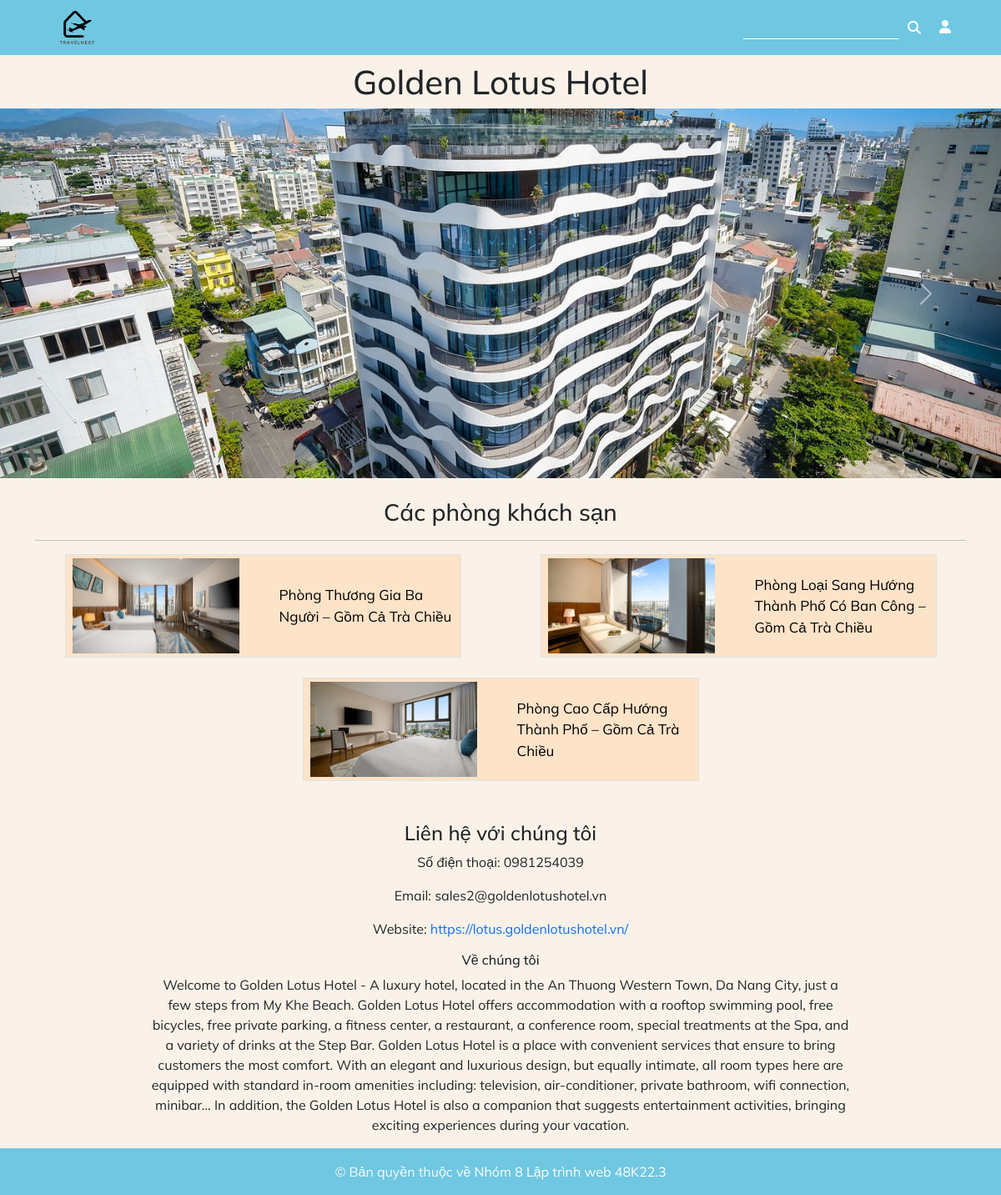
The page /hotel/golden-lotus-hotel/ on the database its author committed.
### booking/models.py (models this page shows, shortened)
class KhachSan(models.Model):
  chu_khach_san = models.OneToOneField(User, on_delete=models.CASCADE, limit_choices_to={'hoso__vai_tro': 'Khách sạn'})
  ten = models.CharField(max_length=150)
  slug = models.SlugField(max_length=150, blank=True, null=True)
  hinh_anh1 = models.ImageField(upload_to='hotel_images/')
  hinh_anh2 = models.ImageField(upload_to='hotel_images/')
  hinh_anh3 = models.ImageField(upload_to='hotel_images/')
  dia_chi = models.CharField(max_length=250)
  dien_thoai = models.CharField(max_length=10)
  website = models.URLField(max_length=255)
  email = models.EmailField(max_length=255)
  mo_ta = models.TextField()
  trang_thai = models.CharField(max_length=30, choices=[('Đang hoạt động', 'Đang hoạt đông'), ('Ngừng hoạt đông', 'Ngừng hoạt động')], default='Đang hoạt động')
  ngay_tao = models.DateField(auto_now_add=True)

class Phong(models.Model):
  ten = models.CharField(max_length=150)
  slug = models.SlugField(max_length=150, blank=True, null=True)
  khach_san = models.ForeignKey(KhachSan, on_delete=models.CASCADE, related_name='phongs')
  hinh_anh1 = models.ImageField(upload_to='room_images/')
  hinh_anh2 = models.ImageField(upload_to='room_images/')
  hinh_anh3 = models.ImageField(upload_to='room_images/')
  gia = models.DecimalField(max_digits=10, decimal_places=0)
  suc_chua = models.IntegerField()
  tien_nghi = models.ManyToManyField(TienNghi)
  mo_ta = models.TextField()
  trang_thai = models.BooleanField(default=True)

### booking/views.py (the view)
# urls.py: path('hotel/<slug:hotel_slug>/', hotel_detail, name='hotel_detail'),
def hotel_detail(request, hotel_slug):
  hotel = get_object_or_404(KhachSan, slug=hotel_slug)
  return render(request, 'hotel_detail.html', {'hotel': hotel})

### booking/context_processors.py (called while the page is built)
def relationship(request):
  cokhachsan = hasattr(request.user, 'khachsan')
  return {'cokhachsan': cokhachsan}

### templates/hotel_detail.html (shortened to what this page needs)
{% extends 'home.html' %}
{% load static %}
{% block css %}
<link rel="stylesheet" href="{% static 'css/hotel_detail.css' %}">
{% endblock %}
{% block content %}
<h1 class="text-center pt-2">{{ hotel.ten }}</h1>
<div id="carouselExampleRide" class="carousel slide" data-bs-ride="true">
  <div class="carousel-inner">
    <div class="carousel-item active">
    </div>
    <div class="carousel-item active">
      <img src="{{ hotel.hinh_anh3.url }}" style="aspect-ratio: 1248/461; overflow: hidden; object-fit: cover;" class="d-block w-100" alt="Slide 1">
    </div>
  </div>
  <button class="carousel-control-prev" type="button" data-bs-target="#carouselExampleRide" data-bs-slide="prev">
    <span class="carousel-control-prev-icon" aria-hidden="true"></span>
  </button>
  <button class="carousel-control-next" type="button" data-bs-target="#carouselExampleRide" data-bs-slide="next">
    <span class="carousel-control-next-icon" aria-hidden="true"></span>
  </button>
</div>
<br>
<h3 class="text-center">Các phòng khách sạn</h3>
<div class="container">
  <hr>
  <div class="row justify-content-around">
    {% for room in hotel.phongs.all %}
    <a href="{{ room.slug }}/" class="col-5 bg-hotel a-none d-flex justify-content-start border px-2 py-1 gap-5 mb-4" style="align-items: center;">
      <div class="room-img">
        <img src="{{ room.hinh_anh1.url }}" alt="Ảnh phòng">
      </div>
      <div class="room-name">{{ room.ten }}</div>
    </a>
    {% endfor %}
  </div>
</div>
<br>
<h4 class="text-center">Liên hệ với chúng tôi</h4>
<p class="text-center">Số điện thoại: {{ hotel.dien_thoai }}</p>
<p class="text-center">Email: {{ hotel.email }}</p>
<p class="text-center">Website: <a href="{{ hotel.website }}" target="_blank" class="a-none">{{ hotel.website }}</a></p>
<h6 class="text-center">Về chúng tôi</h6>
<div class="d-flex justify-content-center">
  <p class="text-center" style="width: 70%;">{{ hotel.mo_ta }}</p>
</div>
{% endblock %}

### templates/home.html (shortened to what this page needs)
{% load static %}
<!DOCTYPE html>
<html lang="en">
<head>
  <link href="https://cdn.jsdelivr.net/npm/bootstrap@5.3.3/dist/css/bootstrap.min.css" rel="stylesheet">
  <link rel="stylesheet" href="https://cdnjs.cloudflare.com/ajax/libs/font-awesome/6.6.0/css/all.min.css" />
  {% block css %}{% endblock %}
  <link rel="stylesheet" href="{% static 'css/index.css' %}">
</head>
<body class="relative bg-body font-mulish">
  {% include 'components/navbar.html' %}
  <main style="min-height: 82vh;">
    {% block content %}{% endblock %}
  </main>
  {% include 'components/footer.html' %}
</body>
</html>

### templates/components/navbar.html (shortened to what this page needs)
{% load static %}
<nav class="navbar navbar-expand-lg bg-main px-5">
  <div class="container-fluid">
    <a class="navbar-brand" href="/">
      <img src="{% static 'images/logo.png' %}" class="logo" alt="Logo">
    </a>
    <div class="collapse navbar-collapse" id="navbarSupportedContent">
      <div class="d-flex gap-3">
        <form method="get" class="form-search" action="/search/">
          <input class="search bg-main type="text" name="q" value="{{ q }}">
          <button class="bg-main">
            <i class="fa-solid fa-magnifying-glass"></i>
          </button>
        </form>
        <a href="{% if request.user %}/my/{% else %}/login/{% endif %}" class="a-header">
          <i class="fa-solid fa-user"></i>
        </a>
      </div>
    </div>
  </div>
</nav>

### templates/components/footer.html
<div class="bg-main px-5 py-3">
  <div class="container">
    <center>
      <div class="text-light">© Bản quyền thuộc về <a href="/" style="text-decoration: none; color: white;">Nhóm 8 Lập trình web 48K22.3</a></div>
    </center>
  </div>
</div>

### static/css/hotel_detail.css (style rules this page uses)
.room-img { max-width: 200px; height: 114px; overflow: hidden; aspect-ratio: 240/14; }
.room-img img { width: 100%; height: 100%; object-fit: cover; }
.room-name { font-size: 17px; color: #000; }

### static/css/index.css (style rules this page uses)
.a-header { text-decoration: none; color: white; }
.text-center { text-align: center; }
.a-none { text-decoration: none; }
.logo { height: 40px; }
.form-search input { border: none; border-bottom: 1.5px solid white; color: white; }
.form-search button { border: none; color: white; }
.bg-main { background-color: #6fc7e1 !important; }
.bg-body { background-color: #faf2e8 !important; }
.bg-hotel { background-color: #fde3c8 !important; }
.font-mulish { font-family: 'Mulish', sans-serif !important; }

### rows shown on the page
KhachSan: ten "Golden Lotus Hotel", hinh_anh3 (picture), dien_thoai "0981254039", email "sales2@goldenlotushotel.vn", website "https://lotus.goldenlotushotel.vn/", mo_ta "Welcome to Golden Lotus Hotel - A luxury hotel, located in the An Thuong Western Town, Da Nang City, just a few steps from My Khe Beach. Golden Lotus Hotel offers accommodation with a rooftop swimming pool, free bicycles, free private parking, a fitness center, a restaurant, a conference room, special treatments at the Spa, and a variety of drinks at the Step Bar. Golden Lotus Hotel is a place with convenient services that ensure to bring customers the most comfort. With an elegant and luxurious design, but equally intimate, all room types here are equipped with standard in-room amenities including: television, air-conditioner, private bathroom, wifi connection, minibar... In addition, the…"
Phong: hinh_anh1 (picture), ten "Phòng Thương Gia Ba Người – Gồm Cả Trà Chiều"
Phong: hinh_anh1 (picture), ten "Phòng Loại Sang Hướng Thành Phố Có Ban Công – Gồm Cả Trà Chiều"
Phong: hinh_anh1 (picture), ten "Phòng Cao Cấp Hướng Thành Phố – Gồm Cả Trà Chiều"
